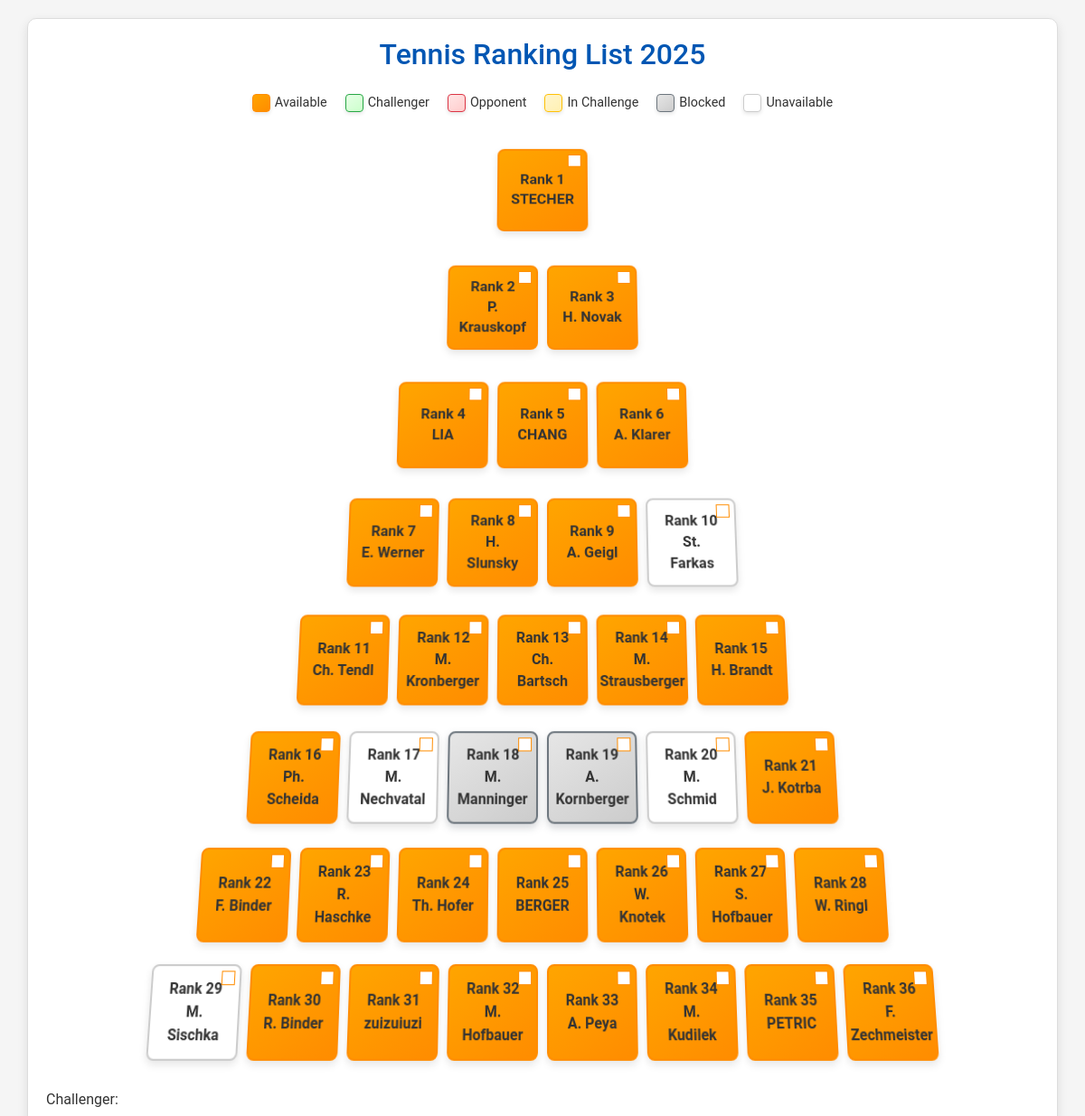
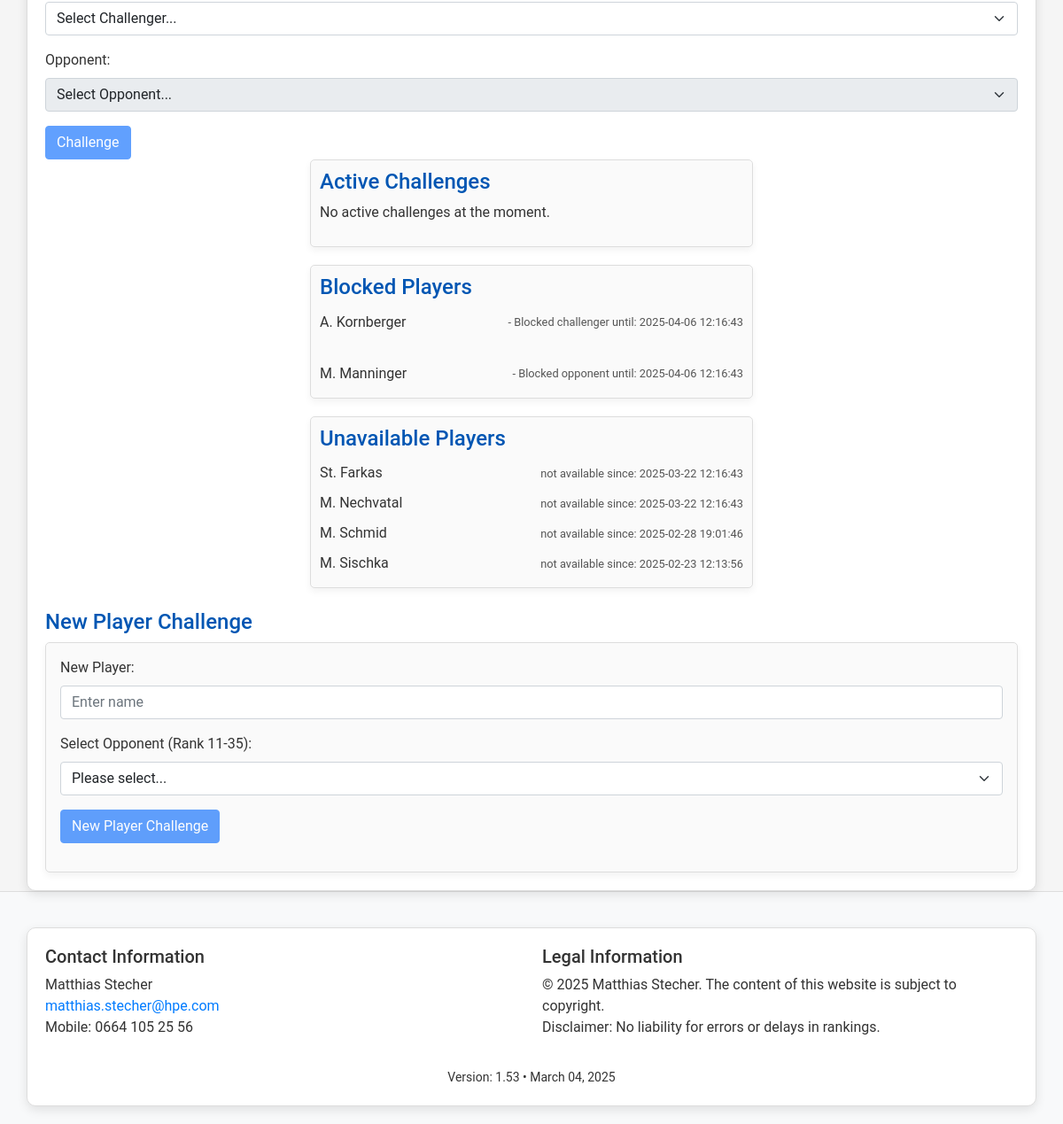
/index, run on the app's committed database (2 pictures, top to bottom).
### tables this page shows
CREATE TABLE players (
    id INTEGER PRIMARY KEY,
    name TEXT NOT NULL,
    available INTEGER NOT NULL DEFAULT 1,
    rank INTEGER NOT NULL,
    unavailable_since DATETIME,
    block_challenger_until DATETIME,
    block_opponent_until DATETIME,
    is_new INTEGER NOT NULL DEFAULT 0
);

### app.py (the view)
@app.route("/index")
def index():
    db = get_db()
    now = get_current_time().strftime("%Y-%m-%d %H:%M:%S")
    cur = db.execute(
        """
        SELECT p.*,
            CASE
              WHEN EXISTS (
                SELECT 1 FROM challenges c
                WHERE c.resolved = 0
                  AND c.deadline > ?
                  AND (c.challenger_id = p.id OR c.opponent_id = p.id)
              ) THEN 1 ELSE 0
            END as in_challenge
        FROM players p
        ORDER BY rank ASC
        """,
        (now,),
    )
    players = cur.fetchall()
    players_list = []
    now_dt = get_current_time()
    for p in players:
        p = dict(p)
        blocked = False
        if p.get("block_challenger_until"):
            try:
                dt = datetime.strptime(p["block_challenger_until"], "%Y-%m-%d %H:%M:%S")
                if now_dt < dt:
                    blocked = True
            except Exception:
                pass
        if p.get("block_opponent_until"):
            try:
                dt = datetime.strptime(p["block_opponent_until"], "%Y-%m-%d %H:%M:%S")
                if now_dt < dt:
                    blocked = True
            except Exception:
                pass
        p["blocked"] = blocked
        players_list.append(p)
    pyramid = create_pyramid(players_list)
    active_challenges = get_active_challenges()
    blocked_challenger_players = get_blocked_challenger_players()
    blocked_opponent_players = get_blocked_opponent_players()
    unavailable_players = get_unavailable_players()
    logger.info("Rendering index: players=%d, pyramid rows=%d", len(players_list), len(pyramid))
    return render_template(
        "index.html",
        pyramid=pyramid,
        players=players_list,
        active_challenges=active_challenges,
        blocked_challenger_players=blocked_challenger_players,
        blocked_opponent_players=blocked_opponent_players,
        unavailable_players=unavailable_players,
    )

### app.py (called while the page is built)
def get_current_time():
    test_date_str = os.environ.get("TEST_DATE")
    if test_date_str:
        try:
            return datetime.strptime(test_date_str, "%Y-%m-%d-%H-%M-%S")
        except Exception as e:
            logger.exception("Invalid TEST_DATE format: %s. Falling back to system time.", test_date_str)
    return datetime.now()

def get_db():
    if "db" not in g:
        try:
            g.db = sqlite3.connect(
                app.config["DATABASE"], timeout=10, detect_types=sqlite3.PARSE_DECLTYPES
            )
            g.db.row_factory = sqlite3.Row
        except sqlite3.Error as e:
            logger.exception("Database connection failed.")
            raise e
    return g.db

def create_pyramid(players):
    pyramid = []
    start = 0
    row_sizes = [1, 2, 3, 4, 5, 6, 7, 8]
    for size in row_sizes:
        row = []
        for i in range(size):
            if start < len(players):
                row.append(players[start])
            else:
                row.append(None)
            start += 1
        pyramid.append(row)
    return pyramid

def get_active_challenges():
    db = get_db()
    now = get_current_time().strftime("%Y-%m-%d %H:%M:%S")
    try:
        cur = db.execute(
            "SELECT c.*, p1.name as challenger_name, p2.name as opponent_name FROM challenges c "
            "JOIN players p1 ON c.challenger_id = p1.id "
            "JOIN players p2 ON c.opponent_id = p2.id "
            "WHERE c.resolved = 0 AND c.deadline > ?",
            (now,),
        )
        challenges = cur.fetchall()
        logger.info("Active challenges count: %d", len(challenges))
        return challenges
    except sqlite3.Error:
        logger.exception("Error fetching active challenges.")
        return []

def get_unavailable_players():
    db = get_db()
    cur = db.execute("SELECT * FROM players WHERE available = 0")
    players = cur.fetchall()
    return players

def get_blocked_challenger_players():
    db = get_db()
    now = get_current_time().strftime("%Y-%m-%d %H:%M:%S")
    try:
        cur = db.execute(
            "SELECT * FROM players WHERE block_challenger_until IS NOT NULL AND block_challenger_until > ?",
            (now,),
        )
        return cur.fetchall()
    except sqlite3.Error:
        logger.exception("Error fetching blocked challenger players.")
        return []

### templates/index.html (shortened to what this page needs)
<!DOCTYPE html>
<html lang="en">
<head>
  <link rel="stylesheet" href="https://cdnjs.cloudflare.com/ajax/libs/bootstrap/5.1.3/css/bootstrap.min.css" />
</head>
<body>
  <div class="container three-d">
    <h2 class="text-center mb-4">Tennis Ranking List 2025</h2>
    <div class="legend">
      <div class="legend-item">
        <div class="legend-color" style="background: linear-gradient(145deg, #ffa500, #ff8c00); border-color: #ff8c00;"></div>
        Available
      </div>
      <div class="legend-item">
        <div class="legend-color" style="background: linear-gradient(145deg, #e6ffe6, #ccffcc); border-color: #28a745;"></div>
        Challenger
      </div>
      <div class="legend-item">
        <div class="legend-color" style="background: linear-gradient(145deg, #ffe6e6, #ffcccc); border-color: #dc3545;"></div>
        Opponent
      </div>
      <div class="legend-item">
        <div class="legend-color" style="background: linear-gradient(145deg, #fff5cc, #fff0b3); border-color: #ffc107;"></div>
        In Challenge
      </div>
      <div class="legend-item">
        <div class="legend-color" style="background: linear-gradient(145deg, #e6e6e6, #cccccc); border-color: #6c757d;"></div>
        Blocked
      </div>
      <div class="legend-item unavailable">
        <div class="legend-color" style="background: #ffffff; border-color: #cccccc;"></div>
        Unavailable
      </div>
    </div>
    <div class="ranking-list">
      {% if pyramid %}
        {% for row in pyramid %}
          <div class="row">
            {% for player in row %}
              {% if player %}
                <div id="player-{{ player['id'] }}"
                     class="player {% if not player['available'] %}unavailable{% endif %} {% if player['in_challenge'] %}in-challenge{% endif %} {% if player.blocked %}blocked{% endif %}"
                     data-player-id="{{ player['id'] }}">
                  <div class="player-info">
                    Rank {{ player['rank'] }}<br>{{ player['name'] }}
                  </div>
                  <div class="availability-toggle {% if player['available'] %}available{% endif %}" data-player-id="{{ player['id'] }}"></div>
                </div>
              {% else %}
                <div class="player missing">Missing Player</div>
              {% endif %}
            {% endfor %}
          </div>
        {% endfor %}
      {% else %}
        <p>No players found. Please load player data.</p>
      {% endif %}
    </div>
    <form id="challengeForm">
      <div class="mb-3">
        <label for="challenger" class="form-label">Challenger:</label>
        <select class="form-select" id="challenger" name="challenger" required>
          <option value="">Select Challenger...</option>
        </select>
      </div>
      <div class="mb-3">
        <label for="opponent" class="form-label">Opponent:</label>
        <select class="form-select" id="opponent" name="opponent" required disabled>
          <option value="">Select Opponent...</option>
        </select>
      </div>
      <button type="submit" class="btn btn-primary" id="challengeButton" disabled>Challenge</button>
    </form>
    <div class="active-challenges">
      <h4>Active Challenges</h4>
      <div id="active-challenges-list">
        {% if active_challenges %}
          {% for challenge in active_challenges %}
            <div class="challenge-entry">
              <span class="challenge-names">{{ challenge['challenger_name'] }} vs {{ challenge['opponent_name'] }}</span>
              <span class="challenge-deadline">(Deadline: {{ challenge['deadline'] }})</span>
            </div>
          {% endfor %}
        {% else %}
          <p>No active challenges at the moment.</p>
        {% endif %}
      </div>
    </div>
    <div class="blocked-players">
      <h4>Blocked Players</h4>
      <div id="blocked-players-list">
        {% if blocked_challenger_players %}
          {% for player in blocked_challenger_players %}
            <div class="blocked-entry">
              <span class="blocked-name">{{ player['name'] }}</span>
              <span class="blocked-info">- Blocked challenger until: {{ player['block_challenger_until'] }}</span>
            </div>
          {% endfor %}
        {% else %}
          <p>No players blocked from challenging.</p>
        {% endif %}
        <br>
        {% if blocked_opponent_players %}
          {% for player in blocked_opponent_players %}
            <div class="blocked-entry">
              <span class="blocked-name">{{ player['name'] }}</span>
              <span class="blocked-info">- Blocked opponent until: {{ player['block_opponent_until'] }}</span>
            </div>
          {% endfor %}
        {% else %}
          <p>No players blocked from being challenged.</p>
        {% endif %}
      </div>
    </div>
    <div class="unavailable-players">
      <h4>Unavailable Players</h4>
      <div id="unavailable-players-list">
        {% if unavailable_players %}
          {% for player in unavailable_players %}
            <div class="unavailable-entry">
              <span class="unavailable-name">{{ player['name'] }}</span>
              <span class="unavailable-info">not available since: {{ player['unavailable_since'] or 'N/A' }}</span>
            </div>
          {% endfor %}
        {% else %}
          <p>All players are currently available.</p>
        {% endif %}
      </div>
    </div>
    <div class="newplayer-challenge mt-4">
      <h4>New Player Challenge</h4>
      <div class="card p-3">
        <div class="mb-3">
          <label for="newplayer" class="form-label">New Player:</label>
          <input type="text" class="form-control" id="newplayer" name="newplayer" placeholder="Enter name" />
        </div>
        <div class="mb-3">
          <label for="newplayer-opponent" class="form-label">Select Opponent (Rank 11-35):</label>
          <select class="form-select" id="newplayer-opponent" name="newplayer-opponent">
            <option value="">Please select...</option>
          </select>
        </div>
        <div class="mb-3">
          <button type="button" class="btn btn-primary" id="newplayer-challenge" disabled>New Player Challenge</button>
        </div>
      </div>
    </div>
  </div>
  <footer>
    <div class="container">
      <div class="row">
        <div class="col-md-6 mb-3 mb-md-0">
          <h5>Contact Information</h5>
          <p>
            Matthias Stecher<br />
            <a href="mailto:matthias.stecher@hpe.com">matthias.stecher@hpe.com</a><br />
            Mobile: 0664 105 25 56
          </p>
        </div>
        <div class="col-md-6">
          <h5>Legal Information</h5>
          <p>
            © 2025 Matthias Stecher. The content of this website is subject to copyright.<br />
            Disclaimer: No liability for errors or delays in rankings.
          </p>
        </div>
      </div>
      <div class="row">
        <div class="col-12 text-center mt-3">
          <small>Version: 1.53  •  March 04, 2025</small>
        </div>
      </div>
    </div>
  </footer>
</body>
</html>

### templates/index.html (style rules this page uses)
body { background: #f5f5f5; color: #333; font-family: 'Roboto', sans-serif; perspective: 1200px; }
h2, h4 { color: #0056b3; }
.container { background: #fff; border: 1px solid #ddd; border-radius: 10px; padding: 20px; margin-top: 20px; box-shadow: 0 4px 12px rgba(0, 0, 0, 0.1); transform-style: preserve-3d; }
.three-d { transform: perspective(1200px) rotateY(10deg); transition: transform 0.5s; }
.ranking-list { perspective: 800px; display: flex; flex-direction: column; align-items: center; margin-bottom: 20px; }
.ranking-list .row { display: flex; justify-content: center; margin: 10px 0; transform: rotateX(8deg); }
.ranking-list .player { width: 100px; height: 100px; background: linear-gradient(145deg, #ffa500, #ff8c00); border: 2px solid #ff8c00; border-radius: 8px; display: flex; flex-direction: column; align-items: center; justify-content: center; font-weight: bold; cursor: pointer; margin: 5px; position: relative; transition: transform 0.3s, box-shadow 0.3s; box-shadow: 0 4px 8px rgba(0, 0, 0, 0.1); }
.ranking-list .player.unavailable { background: #ffffff; border: 2px solid #cccccc; color: #333; box-shadow: 0 4px 8px rgba(0, 0, 0, 0.1); }
.ranking-list .player.blocked { background: linear-gradient(145deg, #e6e6e6, #cccccc); border-color: #6c757d; box-shadow: 0 4px 8px rgba(108, 117, 125, 0.3); }
.ranking-list .player .player-info { position: relative; z-index: 2; text-align: center; }
.availability-toggle { position: absolute; top: 5px; right: 5px; width: 15px; height: 15px; background-color: white; border: 1px solid #ff8c00; cursor: pointer; z-index: 10; transition: background-color 0.3s; }
.availability-toggle.available { background-color: white; }
.legend { display: flex; justify-content: center; margin-bottom: 20px; }
.legend-item { display: flex; align-items: center; margin: 0 10px; font-size: 0.9rem; }
.legend-color { width: 20px; height: 20px; margin-right: 5px; border: 1px solid #ff8c00; border-radius: 4px; box-shadow: 0 2px 4px rgba(0, 0, 0, 0.1); }
.legend-item.unavailable .legend-color { background: #ffffff; border-color: #cccccc; }
.active-challenges, .blocked-players, .unavailable-players { max-width: 500px; margin: 0 auto 20px; text-align: left; background: #fafafa; border: 1px solid #ddd; padding: 10px; border-radius: 5px; box-shadow: 0 4px 8px rgba(0, 0, 0, 0.05); }
.challenge-entry, .blocked-entry, .unavailable-entry { display: flex; align-items: center; padding: 5px 0; }
.challenge-deadline, .blocked-info, .unavailable-info { margin-left: auto; white-space: nowrap; font-size: 0.8rem; color: #555; }
.newplayer-challenge h4 { margin-top: 20px; }
.newplayer-challenge .card { background: #fafafa; border: 1px solid #ddd; box-shadow: 0 4px 8px rgba(0, 0, 0, 0.05); border-radius: 5px; }
footer { background: #f8f9fa; color: #333; padding: 20px 0; border-top: 1px solid #ddd; }
footer a { color: #007bff; text-decoration: none; }

### data on the page
players: rank "1", name "STECHER", available 1 (drawn)
players: rank "2", name "P. Krauskopf", available 1 (drawn)
players: rank "3", name "H. Novak", available 1 (drawn)
players: rank "4", name "LIA", available 1 (drawn)
players: rank "5", name "CHANG", available 1 (drawn)
players: rank "6", name "A. Klarer", available 1 (drawn)
players: rank "7", name "E. Werner"
players: rank "8", name "H. Slunsky"
players: rank "9", name "A. Geigl"
players: rank "10", name "St. Farkas", unavailable_since "2025-03-22 12:16:43"
players: rank "11", name "Ch. Tendl"
players: rank "12", name "M. Kronberger"
players: rank "13", name "Ch. Bartsch"
players: rank "14", name "M. Strausberger"
players: rank "15", name "H. Brandt", available 1 (drawn)
players: rank "16", name "Ph. Scheida", available 1 (drawn)
players: rank "17", name "M. Nechvatal", unavailable_since "2025-03-22 12:16:43"
players: rank "18", name "M. Manninger", block_opponent_until "2025-04-06 12:16:43"
players: rank "19", name "A. Kornberger", block_challenger_until "2025-04-06 12:16:43"
players: rank "20", name "M. Schmid", unavailable_since "2025-02-28 19:01:46"
players: rank "21", name "J. Kotrba", available 1 (drawn)
players: rank "22", name "F. Binder"
players: rank "23", name "R. Haschke", available 1 (drawn)
players: rank "24", name "Th. Hofer", available 1 (drawn)
players: rank "25", name "BERGER", available 1 (drawn)
players: rank "26", name "W. Knotek", available 1 (drawn)
players: rank "27", name "S. Hofbauer"
players: rank "28", name "W. Ringl"
players: rank "29", name "M. Sischka", unavailable_since "2025-02-23 12:13:56"
players: rank "30", name "R. Binder"
players: rank "31", name "zuizuiuzi", available 1 (drawn)
players: rank "32", name "M. Hofbauer", available 1 (drawn)
players: rank "33", name "A. Peya", available 1 (drawn)
players: rank "34", name "M. Kudilek", available 1 (drawn)
players: rank "35", name "PETRIC"
players: rank "36", name "F. Zechmeister"
